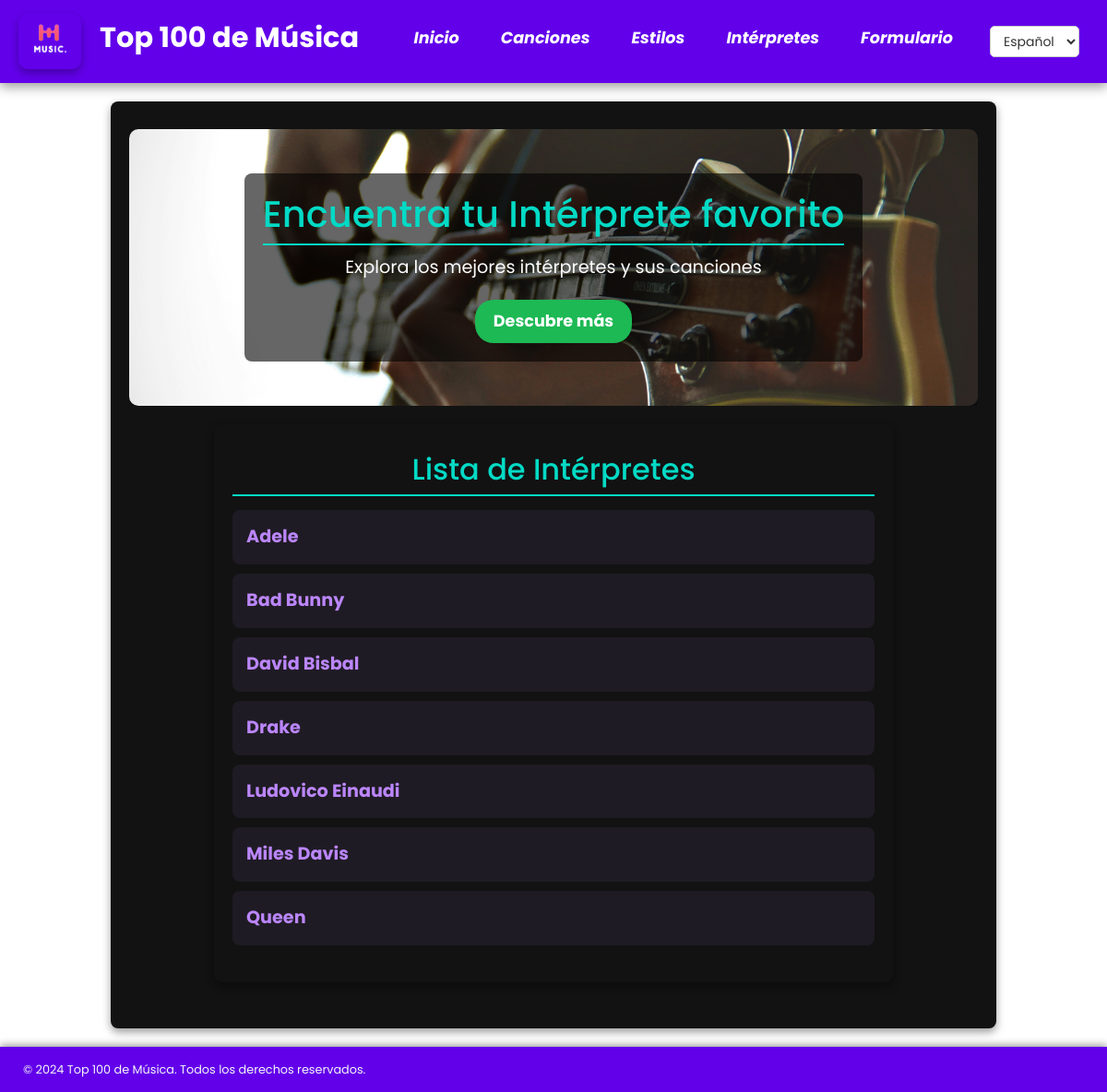
Page /es/interpretes/ on the committed database.
### appTop100Django/models.py (models this page shows, shortened)
class Interprete(models.Model):
    nombre = models.CharField(max_length=50)
    numero_integrantes = models.IntegerField(default=0)
    descripcion_interprete = models.CharField(max_length=300)
    oyentes_mensuales = models.IntegerField(default=0)
    imagen = models.ImageField(upload_to='interpretes/', blank=True, null=True)

### appTop100Django/views.py (the view)
# urls.py: path('interpretes/', views.lista_interpretes, name='lista_interpretes'),
def lista_interpretes(request):
    interpretes = get_list_or_404(Interprete.objects.order_by('nombre').all())
    context = {'interpretes': interpretes}
    return render(request, 'lista_interpretes.html', context)

### appTop100Django/templates/lista_interpretes.html (shortened to what this page needs)
{% extends 'base_listas.html' %}
{% load i18n %}
{% load static %}
{% block banner %}
<div class="banner-content">
    <img src="{% static 'images/interpretes_banner.jpg' %}" alt="{% trans 'Banner de Intérpretes' %}" class="banner-image">
    <div class="banner-overlay">
        <h2>{% trans "Encuentra tu Intérprete favorito" %}</h2>
        <p>{% trans "Explora los mejores intérpretes y sus canciones" %}</p>
        <a href="https://es.wikipedia.org/wiki/Anexo:Artistas_m%C3%A1s_escuchados_en_Spotify" class="button" target="_blank">{% trans "Descubre más" %}</a>
    </div>
</div>
{% endblock %}
{% block contenido_principal %}
<h2>{% trans "Lista de Intérpretes" %}</h2>
<ul>
    {% for interprete in interpretes %}
        <li>
            <a href="{% url 'detalles_interprete' interprete.id %}">{{ interprete.nombre }}</a>
        </li>
    {% endfor %}
</ul>
{% endblock %}

### appTop100Django/static/css/estilos.css (style rules this page uses)
body { font-family: 'Poppins'; background-color: #ffffff; color: #e0e0e0; margin: 0; padding: 0; }
h2, h3 { color: #03dac5; border-bottom: 2px solid #03dac5; padding-bottom: 8px; margin-bottom: 15px; }
h2 { font-size: 2em; text-align: center; }
ul:not(.nav-titulos) { list-style-type: none; padding: 0; max-width: 100%; margin: 0 auto; }
ul:not(.nav-titulos) li { background-color: #1f1b24; margin-bottom: 10px; padding: 15px; border-radius: 8px; transition: transform 0.2s, box-shadow 0.2s; max-width: 100%; box-sizing: border-box; }
ul:not(.nav-titulos) li a { color: #bb86fc; font-weight: bold; font-size: 1.2em; text-decoration: none; }
img { max-width: 100%; height: auto; border-radius: 10px; box-shadow: 0 4px 10px rgba(0, 0, 0, 0.3); }
a { color: #03dac5; text-decoration: none; transition: color 0.3s ease, transform 0.2s ease; font-weight: normal ; font-size: 1.1em; }
a.button { display: inline-block; padding: 10px 20px; color: #ffffff; background-color: #03dac5; text-decoration: none; border-radius: 20px; font-weight: bold; transition: background-color 0.3s, transform 0.2s; }
.banner-content { position: relative; width: 100%; height: 300px; display: flex; align-items: center; justify-content: center; overflow: hidden; margin-bottom: 20px; }
.banner-image { width: 100%; height: 100%; object-fit: cover; position: absolute; top: 0; left: 0; z-index: 1; transition: transform 0.3s ease, filter 0.3s ease; }
.banner-overlay { position: relative; z-index: 2; background-color: rgba(0, 0, 0, 0.6); padding: 20px; text-align: center; color: white; border-radius: 8px; max-width: 80%; }
.banner-overlay h2 { font-size: 2.5em; margin-bottom: 10px; }
.banner-overlay p { font-size: 1.2em; margin-bottom: 20px; }
.banner-overlay .button { background-color: #1db954; color: white; padding: 10px 20px; text-decoration: none; border-radius: 20px; font-weight: bold; transition: background-color 0.3s ease; }

### rows in the picture
Interprete: nombre "Adele"
Interprete: nombre "Bad Bunny"
Interprete: nombre "David Bisbal"
Interprete: nombre "Drake"
Interprete: nombre "Ludovico Einaudi"
Interprete: nombre "Miles Davis"
Interprete: nombre "Queen"

### other values in the picture
form field language "Español"
